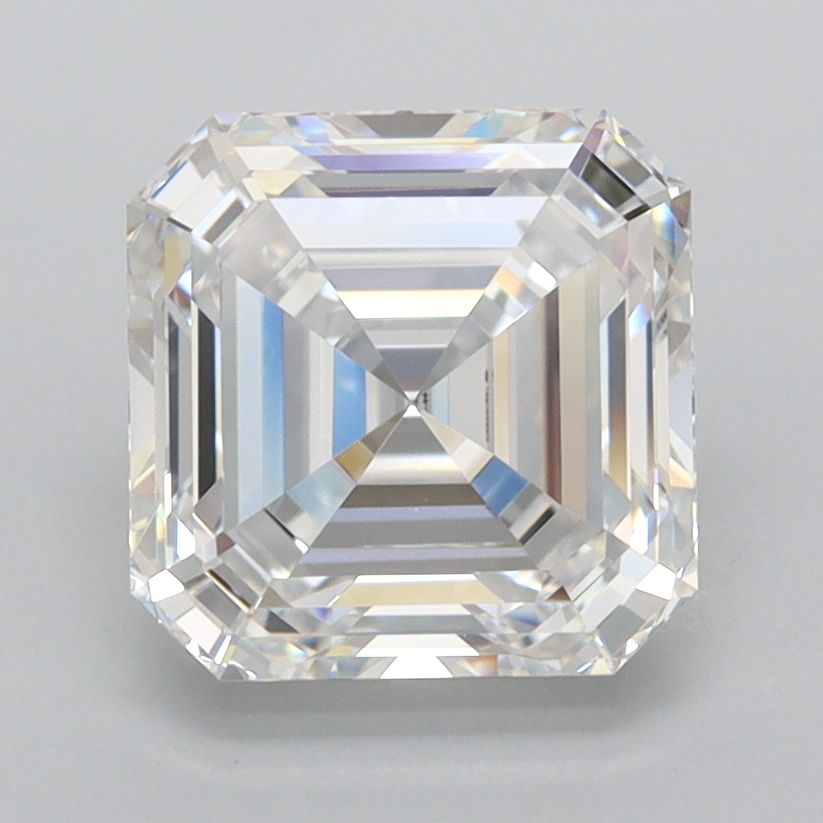
#> input picture resources/IGI-LG811638512/artifacts/IGI-LG811638512-faceup-original.jpg, 823 x 823 px
$ python asscher_profile_outer_contour.py --image ../resources/IGI-LG811638512/artifacts/IGI-LG811638512-faceup-original.jpg --output out.png
#> lines starting #> are read from the running program, lines starting #| are printed output that depends on the picture; after the words box and inside, x2 and y2 are one past the last pixel; in counts of white or black regions, pixels touching at a corner belong together
### diamond360/asscher_profile_feasibility.py
"""Target-blind profile-photo feasibility diagnostics for issue #91 / PR A.

This module intentionally DOES NOT infer facet identities or angles. Generic
line candidates and their visual evidence are the only fitted output. The
separate, future estimator may consume the frozen measurement contract.
"""
from __future__ import annotations

import argparse
import hashlib
import json
from pathlib import Path

import numpy as np
from PIL import Image, ImageDraw
from scipy import ndimage as ndi

SCHEMA = "diamond360-asscher-profile-feasibility/1"
ORIGINAL_PROFILE_SHA256 = "0d0d87dfd9d4090dc21d03173b9260abe00556b40c6df05e19fad310fa0bd3a3"
ORIGINAL_PROFILE_SIZE = (410, 319)
SLOTS = ("P1", "P2", "P3", "C1")
SIDES = ("left", "right")

# Image-only specification. No reference/expert angle values or numeric targets.
POLICY = {
    "coordinate_system": "image_xy_origin_top_left_y_down",
    "geometry_coordinate_system": "pixels_centered_on_image",
    "input_color": "encoded_rgb_rec709_weighted_gray",
    "gaussian_sigma_px": 1.1,
    "roi_margin_fraction": 0.07,
    "edgel_percentile": 94.0,
    "hough_angle_min_deg": -75,
    "hough_angle_max_deg": 75,
    "hough_step_deg": 3,
    "hough_rho_bin_px": 1,
    "max_candidate_lines": 14,
    "peak_suppression_angle_deg": 6,
    "peak_suppression_rho_px": 9,
    "min_relative_vote": 0.23,
    "line_support_tolerance_px": 2.0,
    "max_connected_support_gap_px": 8.0,
    "min_connected_support_span_px": 18.0,
    "min_connected_support_edgels": 8,
    "landmark_policy": "proposals_only_no_semantic_assignment",
    "projection_policy": "not_assessed_until_side_facet_visibility_check",
    "ambiguity_policy": "all_facet_slots_unavailable_until_independent_extractor",
}


def canonical_sha256(value):
    return hashlib.sha256(
        json.dumps(value, sort_keys=True, separators=(",", ":")).encode("utf-8")
    ).hexdigest()


def _hash_file(path):
    digest = hashlib.sha256()
    with Path(path).open("rb") as stream:
        for part in iter(lambda: stream.read(1024 * 1024), b""):
            digest.update(part)
    return digest.hexdigest()


# [338 lines left out: functions _roi_bounds, _edge_evidence, _line_segment, _supported_segment, _line_candidates, _horizontal_band_proposals and 4 more, not called in this run]


# [2 lines that do not run on import are left out]

### diamond360/asscher_profile_outer_contour.py
"""#91 PR B2: conservative background-separated external profile silhouette.

Never use PR A internal Hough line proposals for contour estimation, and never
turn photographic contours into identified physical facet planes or 3-D angles.
"""
from __future__ import annotations

import argparse
import hashlib
import json
from pathlib import Path

import numpy as np
from PIL import Image, ImageDraw
from scipy import ndimage as ndi

from . import asscher_profile_feasibility as feasibility

SCHEMA = "diamond360-asscher-profile-outer-contour/1"
POLICY = {
    "source_model": "upper_corner_rgb_background_vs_smoothed_pixel_color",
    "background_corner_width_fraction": 0.09,
    "background_corner_top_fraction": [0.03, 0.16],
    "background_color_variability_limit_rgb": 14.0,
    "smooth_sigma_px": 1.4,
    "rgb_distance_thresholds": [14.0, 22.0, 30.0],
    "morphology_close_radius_px": 3,
    "minimum_component_area_fraction": 0.035,
    "analyzable_height_fraction": [0.12, 0.84],
    "profile_row_start_fraction": 0.16,
    "profile_row_end_fraction": 0.81,
    "minimum_row_width_fraction": 0.08,
    "maximum_row_width_fraction": 0.91,
    "cross_threshold_spread_review_px": 8.0,
    "max_review_rows_fraction": 0.28,
    "candidate_upper_rows_fraction": [0.18, 0.34],
    "candidate_outer_width_rows_fraction": [0.48, 0.79],
    "landmark_policy": "candidate_regions_only_never_automatically_verified_table_girdle",
    "shadow_policy": "exclude_bottom_band_from_automatic_contour",
    "semantic_facet_policy": "no P1_P2_P3_C1_from_silhouette_without_3D_projection_model",
}


def _corners(rgb):
    h, w, _ = rgb.shape
    xlim = max(8, int(w * POLICY["background_corner_width_fraction"]))
    lo, hi = POLICY["background_corner_top_fraction"]
    y0, y1 = int(h * lo), int(h * hi)
    sample = np.concatenate([
        rgb[y0:y1, 3:xlim].reshape(-1, 3),
        rgb[y0:y1, w-xlim:w-3].reshape(-1, 3),
    ])
    median = np.median(sample, axis=0)
    spread = float(np.percentile(np.linalg.norm(sample - median, axis=1), 95))
    return median, spread


def _segment_foreground(rgb, background, threshold):
    """Largest connected background-different mass; not physical recognition."""
    h, w, _ = rgb.shape
    smooth = ndi.gaussian_filter(rgb.astype(float), sigma=(POLICY["smooth_sigma_px"], POLICY["smooth_sigma_px"], 0))
    distance = np.linalg.norm(smooth - background, axis=2)
    start = int(h * POLICY["analyzable_height_fraction"][0])
    stop = int(h * POLICY["analyzable_height_fraction"][1])
    mask = distance >= threshold
    # Never learn from border or the surface/reflection/shadow below the stone.
    mask[:start] = False
    mask[stop:] = False
    mask[:, :3] = False
    mask[:, -3:] = False
    radius = POLICY["morphology_close_radius_px"]
    mask = ndi.binary_closing(mask, structure=np.ones((2*radius+1, 2*radius+1), bool))
    labels, n = ndi.label(mask)
    if not n:
        return np.zeros((h, w), bool), distance
    count = np.bincount(labels.ravel())
    count[0] = 0
    chosen = int(np.argmax(count))
    selected = labels == chosen
    if count[chosen] < POLICY["minimum_component_area_fraction"] * w * h:
        return np.zeros((h, w), bool), distance
    selected = ndi.binary_fill_holes(selected)
    return selected, distance


def _row_span(mask, y):
    xs = np.flatnonzero(mask[y])
    return None if not len(xs) else (int(xs[0]), int(xs[-1]))


def _candidate_window(rows, low, high, height, key):
    subset = [
        row for row in rows
        if int(height * low) <= row["y_px"] <= int(height * high)
        and row["status"] == "supported_candidate"
    ]
    if not subset:
        return {
            "status": "unavailable",
            "reason": "no_cross_threshold_stable_outer_rows",
            "region_xyxy_px": None,
            "contour_row_count": 0,
        }
    if key == "max_width":
        peak = max(row["width_px"] for row in subset)
        qualified = [row for row in subset if row["width_px"] >= peak * 0.96]
    else:
        narrowest = min(row["width_px"] for row in subset)
        qualified = [row for row in subset if row["width_px"] <= narrowest * 1.20]
    x0 = min(row["left_x_px"] for row in qualified)
    x1 = max(row["right_x_px"] for row in qualified)
    return {
        "status": "candidate_only",
        "reason": "external_profile_row_band_not_verified_anatomical_junction",
        "region_xyxy_px": [int(x0), min(row["y_px"] for row in qualified),
                           int(x1), max(row["y_px"] for row in qualified)],
        "contour_row_count": len(qualified),
    }


def analyse_image(image_path, expected_sha256=None):
    """Return conservative projected outer-contour evidence only."""
    path = Path(image_path)
    source_sha256 = feasibility._hash_file(path)
    if expected_sha256 and source_sha256 != expected_sha256:
        raise ValueError("archived profile source SHA-256 mismatch")
    with Image.open(path) as image:
        rgb = np.asarray(image.convert("RGB"), dtype=np.uint8)
    h, w = rgb.shape[:2]
    if min(w, h) < 64:
        raise ValueError("source is too small for external-profile diagnostics")
    background, background_spread = _corners(rgb)
    masks = []
    if background_spread <= POLICY["background_color_variability_limit_rgb"]:
        for threshold in POLICY["rgb_distance_thresholds"]:
            mask, _ = _segment_foreground(rgb, background, threshold)
            masks.append(mask)
    rows = []
    lo = int(h * POLICY["profile_row_start_fraction"])
    hi = int(h * POLICY["profile_row_end_fraction"])
    for y in range(lo, hi):
        spans = [_row_span(mask, y) for mask in masks]
        if not spans or any(s is None for s in spans):
            rows.append({"y_px": y, "status": "unavailable", "reason": "missing_foreground_across_thresholds"})
            continue
        xleft = [s[0] for s in spans]
        xright = [s[1] for s in spans]
        spread = max(max(xleft)-min(xleft), max(xright)-min(xright))
        width = int(round(float(np.median(xright)) - float(np.median(xleft)) + 1))
        if (min(xleft) <= 4 or max(xright) >= w-5
                or width < POLICY["minimum_row_width_fraction"] * w
                or width > POLICY["maximum_row_width_fraction"] * w):
            rows.append({"y_px": y, "status": "unavailable", "reason": "background_bleed_or_unplausible_width",
                         "cross_threshold_max_spread_px": int(spread)})
            continue
        row = {
            "y_px": y,
            "left_x_px": int(round(np.median(xleft))),
            "right_x_px": int(round(np.median(xright))),
            "width_px": width,
            "cross_threshold_max_spread_px": int(spread),
            "status": "supported_candidate" if spread <= POLICY["cross_threshold_spread_review_px"] else "review",
        }
        if row["status"] != "supported_candidate":
            row["reason"] = "outer_contour_sensitive_to_background_distance_threshold"
        rows.append(row)
    supported = [row for row in rows if row["status"] == "supported_candidate"]
    disputed = [row for row in rows if row["status"] == "review"]
    proportion = float(len(disputed) / max(1, len(supported) + len(disputed)))
    usable = bool(
        len(supported) >= max(15, 0.28*(hi-lo))
        and proportion <= POLICY["max_review_rows_fraction"]
        and background_spread <= POLICY["background_color_variability_limit_rgb"]
    )
    windows = {
        "upper_profile_width_region": _candidate_window(
            rows, *POLICY["candidate_upper_rows_fraction"], h, key="min_width"
        ),
        "widest_cross_threshold_stable_region": _candidate_window(
            rows, *POLICY["candidate_outer_width_rows_fraction"], h, key="max_width"
        ),
    }
    # These are source-image silhouette support intervals, not the table or
    # the girdle. In particular, the maximum projected width does not prove
    # the viewer is square to the stone or the camera is orthographic.
    return {
        "schema_version": SCHEMA,
        "source": {
            "sha256": source_sha256,
            "width_px": w,
            "height_px": h,
            "original_verified": source_sha256 == feasibility.ORIGINAL_PROFILE_SHA256 and (w, h) == feasibility.ORIGINAL_PROFILE_SIZE,
        },
        "policy": POLICY,
        "policy_sha256": feasibility.canonical_sha256(POLICY),
        "status": "review" if usable else "unavailable",
        "reason": (
            "external_contour_candidate_requires_anatomical_review"
            if usable else "external_contour_not_stably_supported"
        ),
        "background": {
            "reference_rgb": [float(round(x, 3)) for x in background],
            "corner_spread_95_rgb": round(background_spread, 3),
            "status": "candidate_background" if background_spread <= POLICY["background_color_variability_limit_rgb"] else "unavailable",
        },
        "outer_rows": rows,
        "qc": {
            "supported_row_count": len(supported),
            "sensitive_row_count": len(disputed),
            "analyzed_row_count": hi-lo,
            "sensitive_fraction_among_detected_rows": round(proportion, 5),
        },
        "anatomical_candidates": windows,
        "region_caveat": (
            "The widest stable row is not necessarily the widest actual stone "
            "outline: the projected girdle region can be threshold-sensitive "
            "and excluded. This is NOT a girdle locator."
        ),
        "physical_landmark_status": {
            key: {"status": "unavailable", "reason": "no_independent_anatomical_correspondence"}
            for key in ("table", "girdle", "culet")
        },
        "projection_suitability": {
            "status": "not_assessed",
            "side_facets_visible": "unknown",
            "table_reference_calibrated": False,
            "camera_model": None,
        },
        "semantic_measurements": {
            side: {
                family: {"status": "unavailable", "apparent_angle_deg": None,
                         "physical_angle_deg": None,
                         "reason": "physical_facet_junction_not_established"}
                for family in feasibility.SLOTS
            }
            for side in feasibility.SIDES
        },
        "interpretation": (
            "Background-separated outer shape proposals only. Internal "
            "optical and virtual-facet lines play no part in this fit. "
            "No physical facet angles or verified table/girdle landmarks."
        ),
    }, rgb


def write_qc(image_path, output, expected_sha256=None):
    output = Path(output)
    payload, rgb = analyse_image(image_path, expected_sha256)
#> in analyse_image, image is the input picture: PIL image 823x823 RGB; mean R, G, B 191.1, 191.9, 193.5
#> in _corners, `median = np.median(sample, axis=0)`: median = [202, 204, 207]
#> in _corners, `spread = float(np.percentile(np.linalg.norm(sample - median, axis=1), ..`: spread = 3.61
#> in analyse_image, `background, background_spread = _corners(rgb)`: background = [202, 204, 207]; background_spread = 3.61
#> the loop in analyse_image, `for threshold in POLICY["rgb_distance_thresholds"]:` made 3 passes
#> (n in _segment_foreground, chosen in _segment_foreground) on passes 2 to 3: (24, 2), (17, 1)
#> pass 1, in _segment_foreground, `distance = np.linalg.norm(smooth - background, axis=2)`:
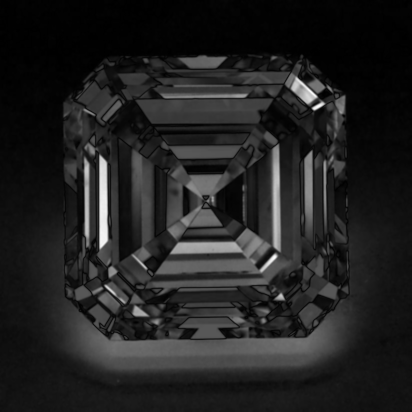
#> distance: shape (823, 823) float64 (shown at 1/2 size); min 0.0597, max 255.2, mean 34.2; drawn with min black and max white
#> pass 1, in _segment_foreground, `mask = distance >= threshold`:
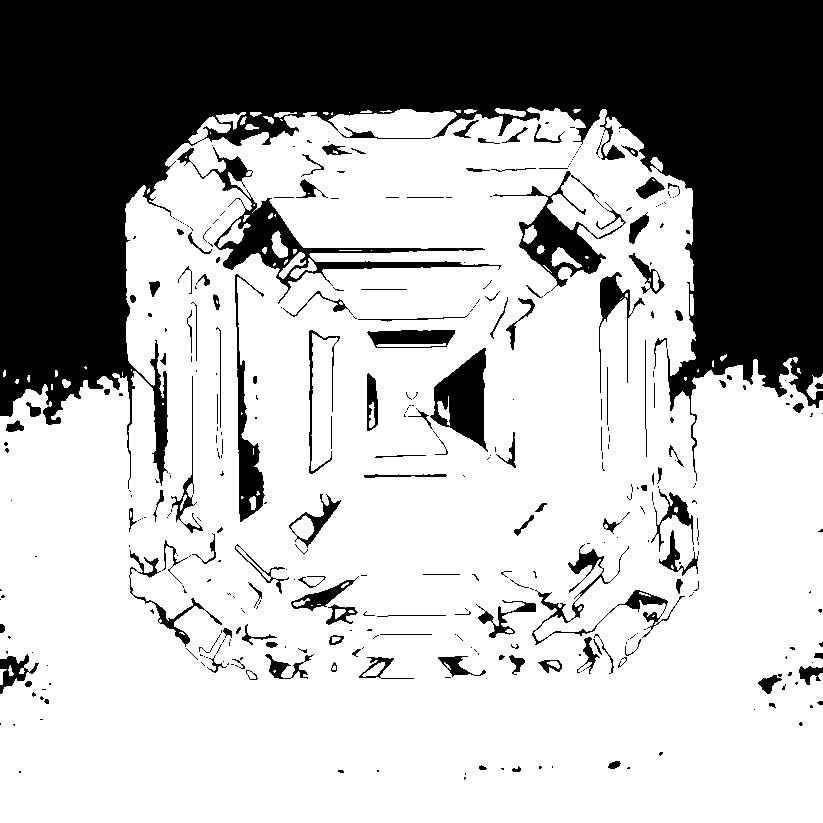
#> mask: shape (823, 823) bool; 68.8% white; 379 black regions (251 under 20 px), largest, box (x1, y1, x2, y2) and area: (0, 0, 823, 489) 176190, (177, 147, 501, 304) 5729, (493, 171, 626, 291) 3417
#> after the loop in analyse_image, `for threshold in POLICY["rgb_distance_thresholds"]:`: masks = 3 items
#> the loop in analyse_image, `for y in range(lo, hi):` made 535 passes
#> (spans, xleft, xright, spread, width) on passes 1 to 3: ([(197, 629), (199, 629), (203, 628)], [197, 199, 203], [629, 629, 628], 6, 431), ([(197, 630), (199, 630), (201, 629)], [197, 199, 201], [630, 630, 629], 4, 432), ([(197, 631), (199, 631), (200, 630)], [197, 199, 200], [631, 631, 630], 3, 433)
#> after the loop in analyse_image, `for y in range(lo, hi):`:
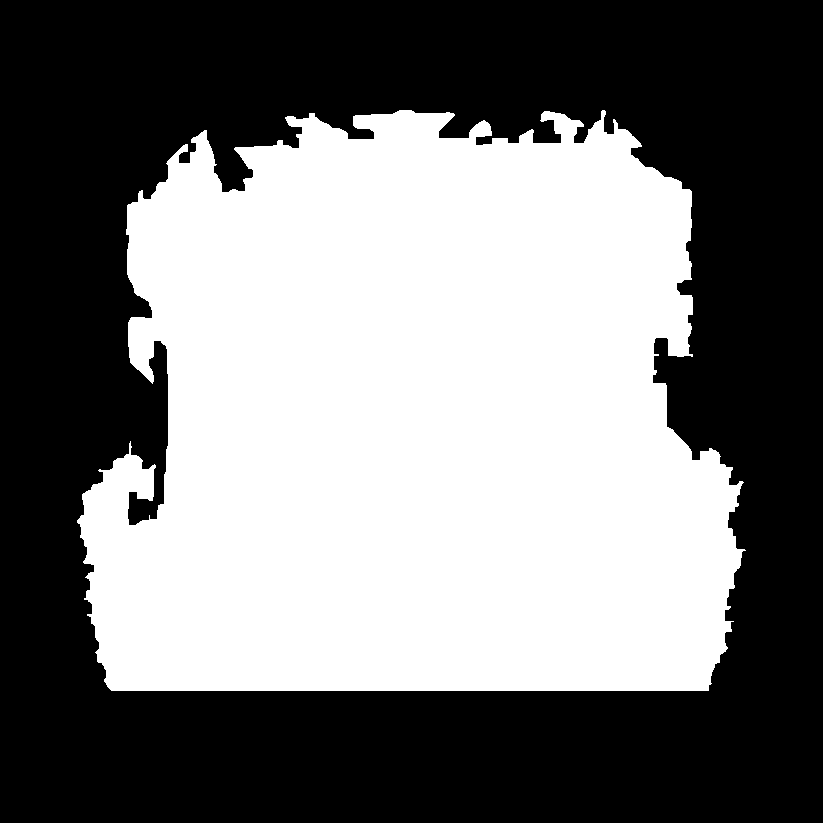
#> mask: shape (823, 823) bool; 46.9% white; 1 white region, box (x1, y1, x2, y2) and area: (77, 110, 746, 691) 317898
#> after the loop in analyse_image, `for y in range(lo, hi):`: rows = 535 items
#> in analyse_image, `supported = [row for row in rows if row["status"] == "supported_candid..`: supported = 163 items
#> in analyse_image, `disputed = [row for row in rows if row["status"] == "review"]`: disputed = 93 items
#> in analyse_image, `proportion = float(len(disputed) / max(1, len(supported) + len(dispute..`: proportion = 0.363
#> in analyse_image, `usable = bool( len(supported) >= max(15, 0.28*(hi-lo)) and proportion ..`: usable = False
#> in _candidate_window, `subset = [ row for row in rows if int(height * low) <= row["y_px"] <= ..`: subset = 107 items
#> in _candidate_window, `narrowest = min(row["width_px"] for row in subset)`: narrowest = 495
#> in _candidate_window, `qualified = [row for row in subset if row["width_px"] <= narrowest * 1..`: qualified = 107 items
#> in _candidate_window, `x0 = min(row["left_x_px"] for row in qualified)`: x0 = 126
#> in _candidate_window, `x1 = max(row["right_x_px"] for row in qualified)`: x1 = 692
    output.mkdir(parents=True, exist_ok=True)
    (output / "outer-contour.json").write_text(
        json.dumps(payload, sort_keys=True, indent=2) + "\n", encoding="utf-8"
    )
    overlay = Image.fromarray(rgb)
    draw = ImageDraw.Draw(overlay)
    left, right = [], []
    for row in payload["outer_rows"]:
        if row["status"] not in ("supported_candidate", "review"):
            continue
        color = (20, 210, 75) if row["status"] == "supported_candidate" else (255, 158, 28)
        y = row["y_px"]
        draw.point((row["left_x_px"], y), fill=color)
        draw.point((row["right_x_px"], y), fill=color)
    for name, item in payload["anatomical_candidates"].items():
        if item["region_xyxy_px"]:
            draw.rectangle(tuple(item["region_xyxy_px"]), outline=(45, 120, 255), width=1)
    overlay.save(output / "outer-contour-candidates.png")
    return payload


def main():
    parser = argparse.ArgumentParser(description=__doc__)
    parser.add_argument("--image", type=Path, required=True)
    parser.add_argument("--output", type=Path, required=True)
    parser.add_argument("--require-original", action="store_true")
    args = parser.parse_args()
    result = write_qc(
        args.image, args.output,
        feasibility.ORIGINAL_PROFILE_SHA256 if args.require_original else None
    )
#> in write_qc, `payload, rgb = analyse_image(image_path, expected_sha256)`: payload = 15 items
#> the loop in write_qc, `for row in payload["outer_rows"]:` made 535 passes
#> color on passes 1 to 3: (20, 210, 75), (20, 210, 75), (20, 210, 75)
#> the loop in write_qc, `for name, item in payload["anatomical_candidates"].items():` made 2 passes
#> name on passes 1 to 2: 'upper_profile_width_region', 'widest_cross_threshold_stable_region'
#> in write_qc, `overlay.save(output / "outer-contour-candidates.png")`:
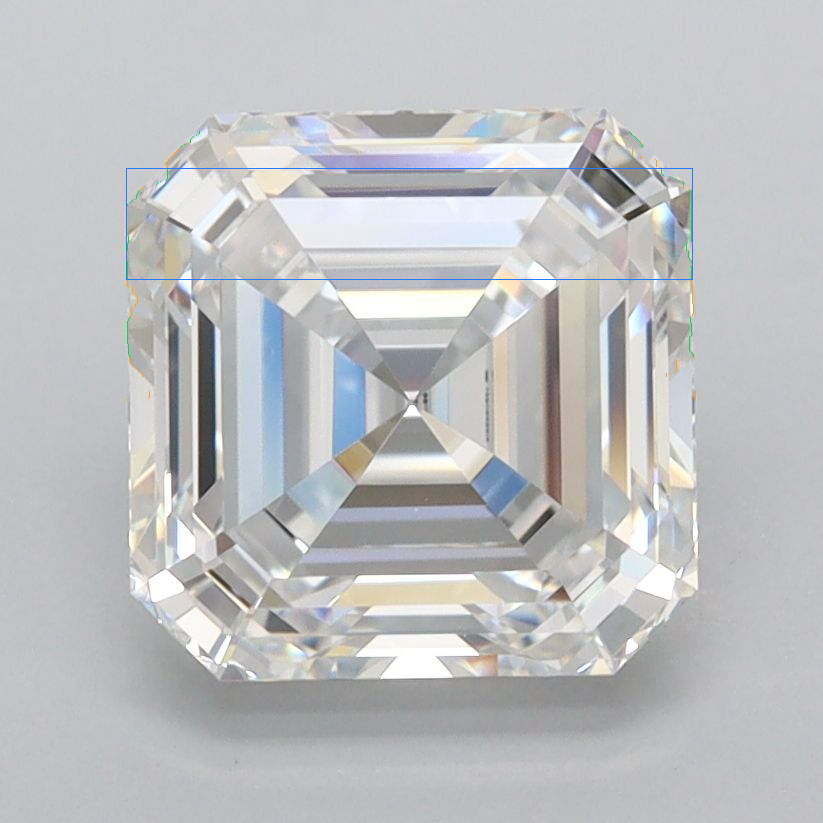
#> saved as outer-contour-candidates.png: PIL image 823x823 RGB; mean R, G, B 190.7, 191.7, 193.5
#> result = 15 items
    print(json.dumps({
        "status": result["status"],
        "verified_original": result["source"]["original_verified"],
        "qc": result["qc"],
        "anatomical_candidates": result["anatomical_candidates"],
    }, sort_keys=True))
#> (printed output is left out)


if __name__ == "__main__":
    main()
